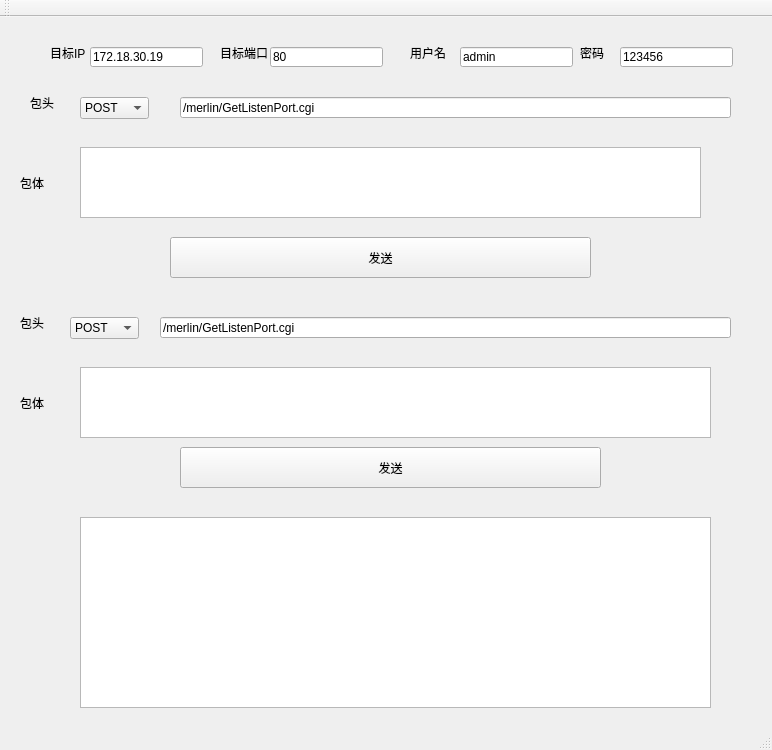
<?xml version="1.0" encoding="UTF-8"?>
<ui version="4.0">
 <class>MainWindow</class>
 <widget class="QMainWindow" name="MainWindow">
  <property name="geometry">
   <rect>
    <x>0</x>
    <y>0</y>
    <width>772</width>
    <height>750</height>
   </rect>
  </property>
  <property name="windowTitle">
   <string>RESTrepeat V0.1</string>
  </property>
  <widget class="QWidget" name="centralWidget">
   <widget class="QLabel" name="label_IP">
    <property name="geometry">
     <rect>
      <x>50</x>
      <y>30</y>
      <width>54</width>
      <height>12</height>
     </rect>
    </property>
    <property name="text">
     <string>目标IP</string>
    </property>
   </widget>
   <widget class="QLabel" name="label_port">
    <property name="geometry">
     <rect>
      <x>220</x>
      <y>30</y>
      <width>54</width>
      <height>12</height>
     </rect>
    </property>
    <property name="text">
     <string>目标端口</string>
    </property>
   </widget>
   <widget class="QLabel" name="label_userName">
    <property name="geometry">
     <rect>
      <x>410</x>
      <y>30</y>
      <width>54</width>
      <height>12</height>
     </rect>
    </property>
    <property name="text">
     <string>用户名</string>
    </property>
   </widget>
   <widget class="QLabel" name="label_password">
    <property name="geometry">
     <rect>
      <x>580</x>
      <y>30</y>
      <width>54</width>
      <height>12</height>
     </rect>
    </property>
    <property name="text">
     <string>密码</string>
    </property>
   </widget>
   <widget class="QLineEdit" name="lineEdit_IP">
    <property name="geometry">
     <rect>
      <x>90</x>
      <y>30</y>
      <width>113</width>
      <height>20</height>
     </rect>
    </property>
    <property name="text">
     <string>172.18.30.19</string>
    </property>
   </widget>
   <widget class="QLineEdit" name="lineEdit_port">
    <property name="geometry">
     <rect>
      <x>270</x>
      <y>30</y>
      <width>113</width>
      <height>20</height>
     </rect>
    </property>
    <property name="text">
     <string>80</string>
    </property>
   </widget>
   <widget class="QLineEdit" name="lineEdit_userName">
    <property name="geometry">
     <rect>
      <x>460</x>
      <y>30</y>
      <width>113</width>
      <height>20</height>
     </rect>
    </property>
    <property name="text">
     <string>admin</string>
    </property>
   </widget>
   <widget class="QLineEdit" name="lineEdit_password">
    <property name="geometry">
     <rect>
      <x>620</x>
      <y>30</y>
      <width>113</width>
      <height>20</height>
     </rect>
    </property>
    <property name="text">
     <string>123456</string>
    </property>
   </widget>
   <widget class="QComboBox" name="comboBox_package1">
    <property name="geometry">
     <rect>
      <x>80</x>
      <y>80</y>
      <width>69</width>
      <height>22</height>
     </rect>
    </property>
    <item>
     <property name="text">
      <string>POST</string>
     </property>
    </item>
   </widget>
   <widget class="QLabel" name="label_package1">
    <property name="geometry">
     <rect>
      <x>30</x>
      <y>80</y>
      <width>54</width>
      <height>12</height>
     </rect>
    </property>
    <property name="text">
     <string>包头</string>
    </property>
   </widget>
   <widget class="QLineEdit" name="lineEdit_package1">
    <property name="geometry">
     <rect>
      <x>180</x>
      <y>80</y>
      <width>551</width>
      <height>21</height>
     </rect>
    </property>
    <property name="text">
     <string>/merlin/GetListenPort.cgi</string>
    </property>
   </widget>
   <widget class="QLabel" name="label_body1">
    <property name="geometry">
     <rect>
      <x>20</x>
      <y>160</y>
      <width>54</width>
      <height>12</height>
     </rect>
    </property>
    <property name="text">
     <string>包体</string>
    </property>
   </widget>
   <widget class="QTextEdit" name="textEdit_body1">
    <property name="geometry">
     <rect>
      <x>80</x>
      <y>130</y>
      <width>621</width>
      <height>71</height>
     </rect>
    </property>
   </widget>
   <widget class="QToolButton" name="toolButton_send1">
    <property name="geometry">
     <rect>
      <x>170</x>
      <y>220</y>
      <width>421</width>
      <height>41</height>
     </rect>
    </property>
    <property name="text">
     <string>发送</string>
    </property>
   </widget>
   <widget class="QLabel" name="label_package2">
    <property name="geometry">
     <rect>
      <x>20</x>
      <y>300</y>
      <width>54</width>
      <height>12</height>
     </rect>
    </property>
    <property name="text">
     <string>包头</string>
    </property>
   </widget>
   <widget class="QComboBox" name="comboBox_package2">
    <property name="geometry">
     <rect>
      <x>70</x>
      <y>300</y>
      <width>69</width>
      <height>22</height>
     </rect>
    </property>
    <item>
     <property name="text">
      <string>POST</string>
     </property>
    </item>
   </widget>
   <widget class="QLineEdit" name="lineEdit_package2">
    <property name="geometry">
     <rect>
      <x>160</x>
      <y>300</y>
      <width>571</width>
      <height>21</height>
     </rect>
    </property>
    <property name="text">
     <string>/merlin/GetListenPort.cgi</string>
    </property>
   </widget>
   <widget class="QLabel" name="label_body2">
    <property name="geometry">
     <rect>
      <x>20</x>
      <y>380</y>
      <width>54</width>
      <height>12</height>
     </rect>
    </property>
    <property name="text">
     <string>包体</string>
    </property>
   </widget>
   <widget class="QTextEdit" name="textEdit_body2">
    <property name="geometry">
     <rect>
      <x>80</x>
      <y>350</y>
      <width>631</width>
      <height>71</height>
     </rect>
    </property>
   </widget>
   <widget class="QToolButton" name="toolButton_send2">
    <property name="geometry">
     <rect>
      <x>180</x>
      <y>430</y>
      <width>421</width>
      <height>41</height>
     </rect>
    </property>
    <property name="text">
     <string>发送</string>
    </property>
   </widget>
   <widget class="QTextBrowser" name="textBrowser_show">
    <property name="geometry">
     <rect>
      <x>80</x>
      <y>500</y>
      <width>631</width>
      <height>191</height>
     </rect>
    </property>
   </widget>
  </widget>
  <widget class="QMenuBar" name="menuBar">
   <property name="geometry">
    <rect>
     <x>0</x>
     <y>0</y>
     <width>772</width>
     <height>23</height>
    </rect>
   </property>
  </widget>
  <widget class="QToolBar" name="mainToolBar">
   <attribute name="toolBarArea">
    <enum>TopToolBarArea</enum>
   </attribute>
   <attribute name="toolBarBreak">
    <bool>false</bool>
   </attribute>
  </widget>
  <widget class="QStatusBar" name="statusBar"/>
 </widget>
 <layoutdefault spacing="6" margin="11"/>
 <resources/>
 <connections/>
</ui>
